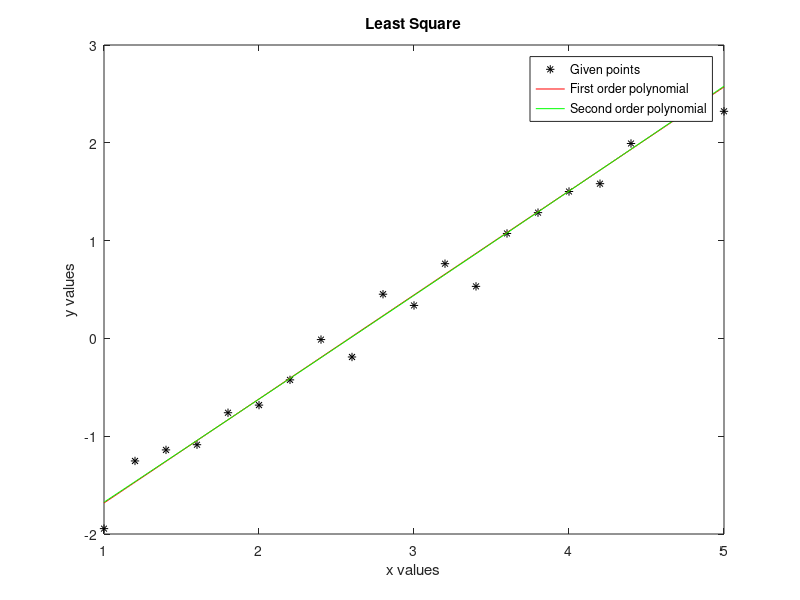

MATLAB code to generate this figure:
% 090140334 Sercan YILDIZ question 3
x = 1:0.2:5;
y = [-1.945, -1.253, -1.14, -1.087, -0.76, -0.682, -0.424, -0.012, -0.19, 0.452, 0.337, 0.764, 0.532, 1.073, 1.286, 1.502, 1.582, 1.993, 2.473, 2.503, 2.322];
sumx = sum(x);
sumx2 = sum(x.^2);
sumx3 = sum(x.^3);
sumx4 = sum(x.^4);
sumy = sum(y);
sumxy = sum(x.*y);
sumx2y = sum((x.^2).*y);
A1 = [length(x), sumx; sumx, sumx2];
A2 = [length(x), sumx, sumx2; sumx, sumx2, sumx3; sumx2, sumx3, sumx4];
b1 = [sumy; sumxy];
b2 = [sumy; sumxy; sumx2y];
z1 = A1\b1;
z2 = A2\b2;
xnew = 1:0.01:5;
ynew1 = z1(1) + z1(2)*xnew;
ynew2 = z2(1) + z2(2)*xnew + z2(3)*(xnew.^2);
plot(x,y,'*k',xnew,ynew1,'r',xnew,ynew2,'g')
title('Least Square')
xlabel('x values')
ylabel('y values')
legend('Given points', 'First order polynomial', 'Second order polynomial')
xnew1 = 3.5;
ynew11 = z1(1) + z1(2)*xnew1;
ynew22 = z2(1) + z2(2)*xnew1 + z2(3)*(xnew1.^2);
fprintf('For given x=3.5\n First order polynomial result is %s\n Second order polynomial result is %s\n',ynew11,ynew22);